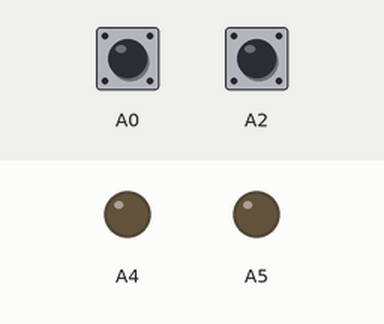
Recording of a sketch running on a simulated Arduino Uno, built with avr-gcc and run on an emulated ATmega328P. Parts: output pins drawn as LEDs (lit = HIGH). The test bench sets the inputs (shaded band); at power-on: A0 HIGH, A2 HIGH.

Above: at 1.2 s.
1.3 s: A0 pulled LOW for 0.15 s
At 2.1 s:
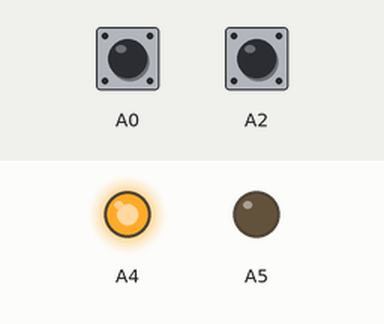
2.9 s: A2 pulled LOW for 0.15 s
At 3.4 s:
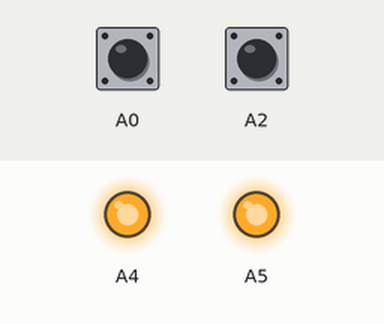
4.5 s: A0 pulled LOW for 1 s
At 5.8 s:
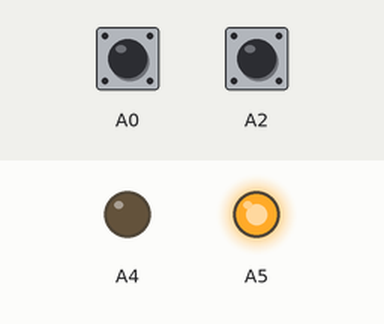
7.0 s: A0 pulled LOW for 3.2 s
At 7.7 s:
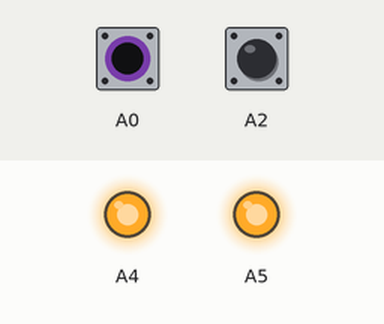
11.7 s: A2 pulled LOW for 1 s
At 12.5 s:
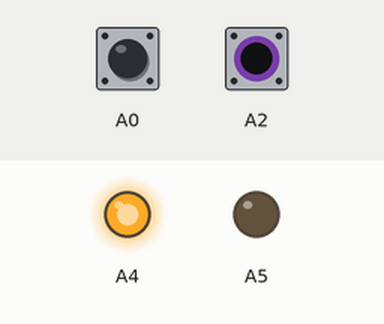
Timing chart, 0 to 14.7 s (numbered marks = the images above; inputs shaded):
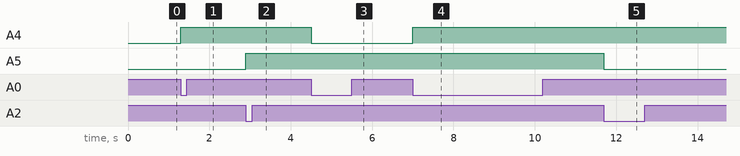

Measured:
- after the input at 1.3 s, A4: LOW → HIGH at once
- after the input at 2.9 s, A5: LOW → HIGH at once
- after the input at 4.5 s, A4: HIGH → LOW at once
- after the input at 7.0 s, A4: LOW → HIGH at once
- after the input at 11.7 s, A5: HIGH → LOW at once

The sketch:

Controller02.ino
```cpp
#include "dimmer_types.h"
#include "simple_switcher.h"


//корридор
SimpleSwitcher sd1(A0, A4);
SimpleSwitcher sd2(A2, A5);

//A6, A7 do not work as outut

//A5 works as input
//A6 does not work as input too!!!
//A7 does not work as input too!!!

//ванная
//SimpleSwitcher sd2(A7, A6);


void setup()
{
  sd1.setup();
  sd2.setup();
}

void loop()
{
    sd1.loop();
    sd2.loop();
}
```

dimmer_types.h
```cpp
// button debouncer, how many ms to debounce, 5+ ms is usually plenty
#define DEBOUNCE 50
```

simple_switcher.cpp
```cpp
#ifndef SIMPLE_SWITCHER_H
#define SIMPLE_SWITCHER_H
#if ARDUINO >= 100
 #include "Arduino.h"
#else
 #include "WProgram.h"
#endif

#include "dimmer_types.h"
#include "simple_switcher.h"


SimpleSwitcher::SimpleSwitcher(int buttonPin, int ledPin){
    this->buttonPin = buttonPin;
    this->ledPin = ledPin;
}

void SimpleSwitcher::setup(){
    pinMode(this->buttonPin, INPUT_PULLUP);
    //digitalWrite(this->buttonPin, HIGH);
    pinMode(this->ledPin, OUTPUT);
    digitalWrite(this->ledPin, LOW);
}


void SimpleSwitcher::checkSwitches()
{

    if (this->isDebouncing && (this->debounceLastTime + DEBOUNCE) > millis()) {
        return; // not enough time has passed to debounce
    }
    char currentstate = !digitalRead(this->buttonPin);   // read the button

    if (currentstate != this->pressed) {
        if (currentstate == 1) {
            // just pressed
            this->onButtonPressed();
            this->pressed = 1;
        }
        else if (currentstate == 0) {
            // just released
            this->onButtonReleased();
            this->pressed = 0;
        }
        this->isDebouncing = 1;
    }
    else {
        this->isDebouncing = 0;
    }
    // ok we have waited DEBOUNCE milliseconds, lets reset the timer
    this->debounceLastTime = millis();
}

void SimpleSwitcher::loop() {
    this->checkSwitches();      // when we check the switches we'll get the current state

    //if (this->pressed) {
    //    this->onButtonKeepsPressed();
    //}
}

void SimpleSwitcher::onButtonPressed() {
      if (this->light1_on == 1) {
       this->light1_on = 0;
       digitalWrite(this->ledPin, LOW);
    }
    else {
       this->light1_on = 1;
       digitalWrite(this->ledPin, HIGH);
    }
}

void SimpleSwitcher::onButtonReleased() {
}

#endif
```

simple_switcher.h
```cpp
#include "Arduino.h"

class SimpleSwitcher {
    int buttonPin;
    int ledPin;
    char pressed;
    int light1_on;


    //debouncing staff
    char isDebouncing;
    long debounceLastTime;
    void checkSwitches();

    void onButtonPressed();
    void onButtonReleased();
    void onButtonKeepsPressed();

    public:
    SimpleSwitcher(int buttonPin, int ledPin);
    void loop();
    void setup();
};
```
